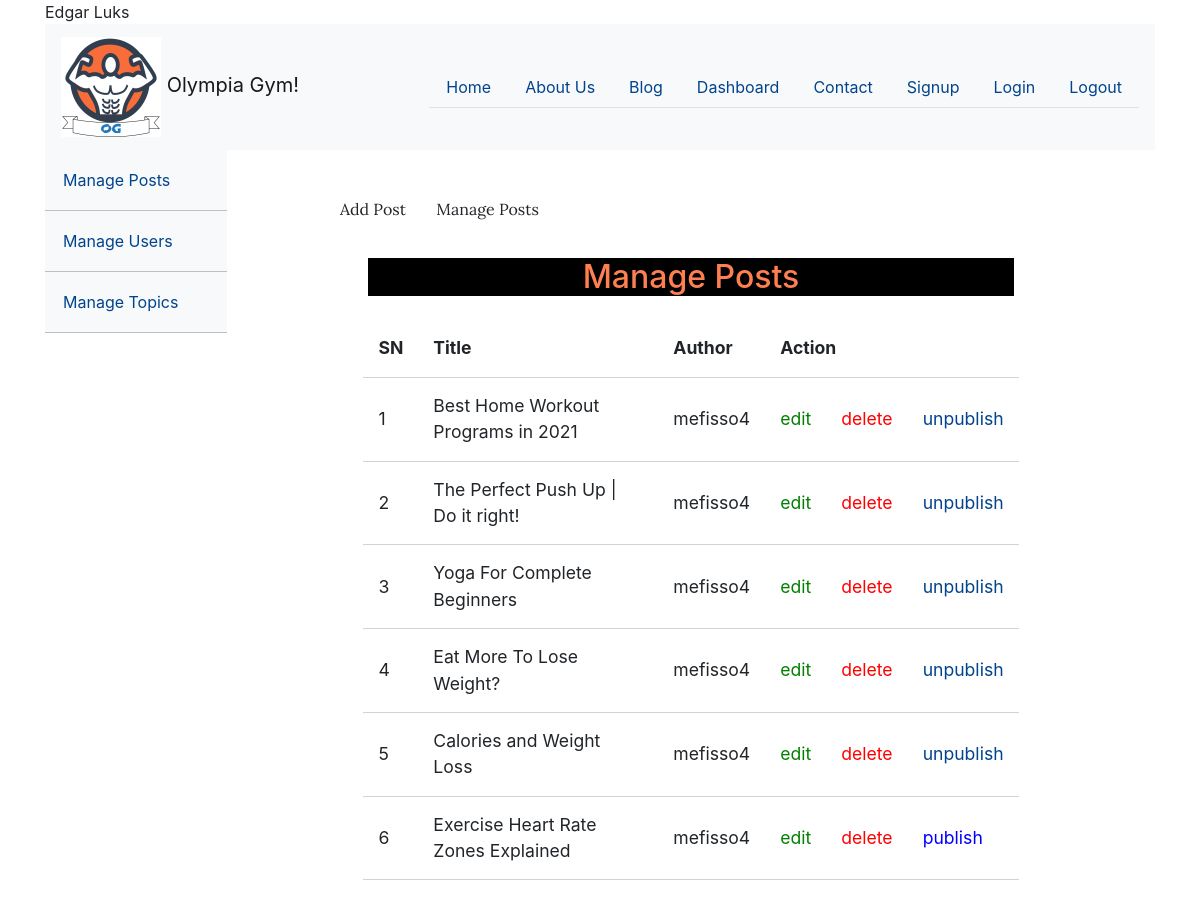
Screenshot of /posts/index.php (signed in) with the database file from the repository.
### tables this page shows
CREATE TABLE `posts` (
  `id` int(11) NOT NULL,
  `user_id` int(11) NOT NULL,
  `topic_id` int(11) DEFAULT NULL,
  `title` varchar(255) NOT NULL,
  `image` varchar(255) NOT NULL,
  `body` text NOT NULL,
  `published` tinyint(4) NOT NULL,
  `created_at` datetime NOT NULL DEFAULT current_timestamp()
);

### app/database/db.php (called while the page is built, shortened)
<?php
require('connection.php');
function selectAll($table, $conditions = [])
{
    global $con;
    $sql = "SELECT * FROM $table";
    if (empty($conditions)) {
        $stmt = $con->prepare($sql);
        $stmt->execute();
        $records = $stmt->get_result()->fetch_all(MYSQLI_ASSOC);
        return $records;
    }
}

### app/controllers/posts.php (called while the page is built, shortened)
<?php
include(ROOT_PATH . "/app/database/db.php");
$table = 'posts';
$posts = selectAll($table);

### posts/index.php (the view, shortened to what this page needs)
<?php include(ROOT_PATH . "/app/controllers/posts.php");
?>
<!DOCTYPE html>
<html lang="en">
    <head>
        <link rel="stylesheet"
            href="https://use.fontawesome.com/releases/v5.7.2/css/all.css"
>
        <link rel="stylesheet" href="../assets/css/styleblog.css">
        <link rel="stylesheet" href="../assets/css/style.css">
    </head>
    <body>
    <?php include("adminheader.php"); ?>
        <div class="admin-wrapper">
        <?php include("sidebar.php"); ?>
            <div class="admin-content">
                <div class="button-group">
                    <a href="create.php" class="btn btn-big">Add Post</a>
                    <a href="index.php" class="btn btn-big">Manage Posts</a>
                </div>
                <div class="content">
                    <h2 class="page-title">Manage Posts</h2>
                    <table>
                        <thead>
                            <th>SN</th>
                            <th>Title</th>
                            <th>Author</th>
                            <th colspan="3">Action</th>
                        </thead>
                        <tbody>
                            <?php foreach ($posts as $key => $post): ?>
                                <tr>
                                    <td><?php echo $key + 1; ?></td>
                                    <td><?php echo $post['title'] ?></td>
                                    <td>mefisso4</td>
                                    <td><a href="edit.php?id=<?php echo $post['id']; ?>" class="edit">edit</a></td>
                                    <td><a href="edit.php?delete_id=<?php echo $post['id']; ?>" class="delete">delete</a></td>
                                    <?php if ($post['published']): ?>
                                        <td><a href="edit.php?published=0&p_id=<?php echo $post['id'] ?>" class="unpublish">unpublish</a></td>
                                    <?php else: ?>
                                        <td><a href="edit.php?published=1&p_id=<?php echo $post['id'] ?>" class="publish">publish</a></td>
                                    <?php endif; ?>
                                </tr>
                            <?php endforeach; ?>
                        </tbody>
                    </table>
                </div>
            </div>
        </div>
    </body>
</html>

### assets/css/styleblog.css (style rules this page uses)
* { box-sizing: border-box; }
a { text-decoration: none; color: white; }
.btn { padding: 0.5rem 1rem; background: #000000; color: white; border: 1px solid transparent; border-radius: 0.25rem; font-size: 1.08em; font-family: "Lora", serif; }
.btn-big { padding: 0.7rem 1.3rem; line-height: 1.3rem; }
.content { width: 90%; margin: 30px auto 30px; }
.admin-wrapper { display: flex; height: calc(100% - 66px); }
.admin-wrapper .admin-content { flex: 8; height: 100%; padding: 40px 100px 100px; overflow-y: scroll; }
.admin-content .page-title { text-align: center; margin-bottom: 1.5rem; }
table { width: 100%; border-collapse: collapse; font-size: 1.1rem; }
th, td { padding: 15px; text-align: left; border-bottom: 1px solid #d3d3d3; }
.edit { color: green; }
.delete { color: red; }
.publish { color: blue; }

### assets/css/style.css (style rules this page uses)
* { box-sizing: border-box; }
html, body { height: 100%; padding: 0px; margin: 0px; background: #f6f6f6; font-family: "Lora", serif; }
h1, h2, h3, h4, h5, h6 { text-align:center; background-color: rgb(0, 0, 0); color: coral; margin: 5px; }
a { text-decoration: none; color: coral; }
.btn { padding: 0.5rem 1rem; background: #690000; color: white; border: 1px solid transparent; border-radius: 0.25rem; font-size: 1.08em; font-family: "Lora", serif; }
.btn-big { padding: 0.7rem 1.3rem; line-height: 1.3rem; }
.content { width: 90%; margin: 30px auto 30px; }
.admin-wrapper { display: flex; height: calc(100% - 66px); }
.admin-wrapper .admin-content { flex: 8; height: 100%; padding: 40px 100px 100px; overflow-y: scroll; }
.admin-content .page-title { text-align: center; }

### html-website/style.css (style rules this page uses)
a { color: #01448d }
a { color: #01448d; }
* { box-sizing: border-box; }

### rows the page displays
posts: title "Best Home Workout Programs in 2021"
posts: title "The Perfect Push Up | Do it right!"
posts: title "Yoga For Complete Beginners"
posts: title "Eat More To Lose Weight?"
posts: title "Calories and Weight Loss"
posts: title "Exercise Heart Rate Zones Explained"

### other values shown
$_SESSION['id'] "Edgar Luks"
